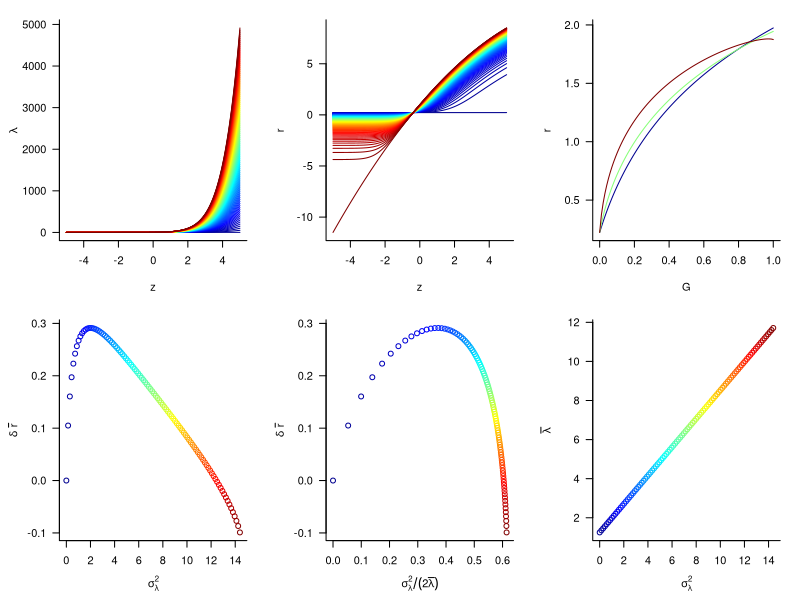
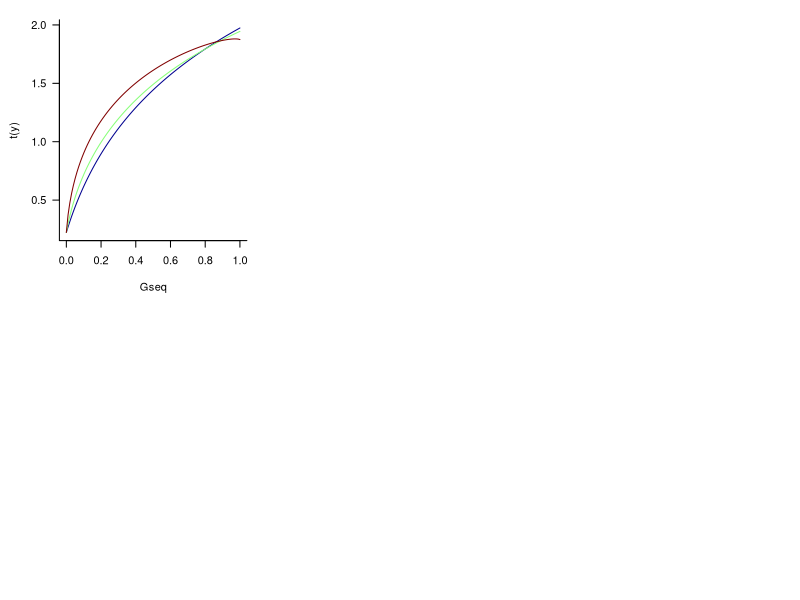
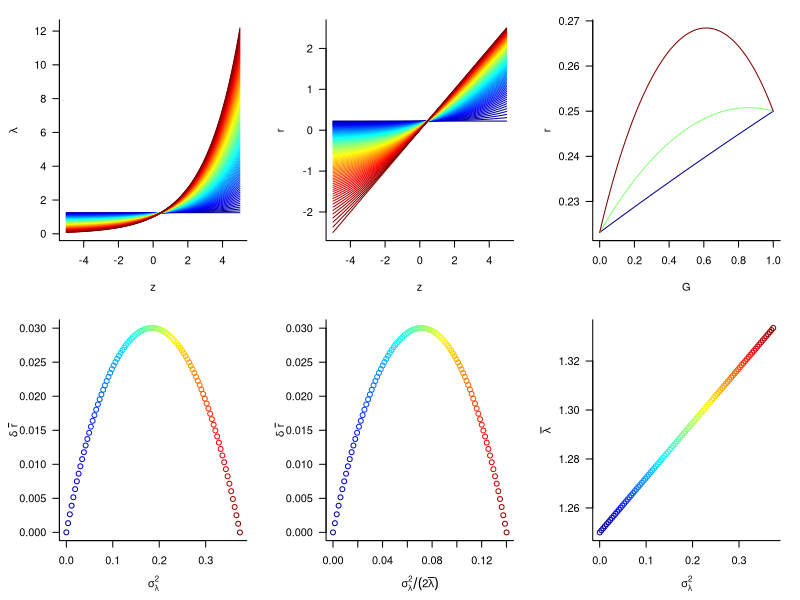
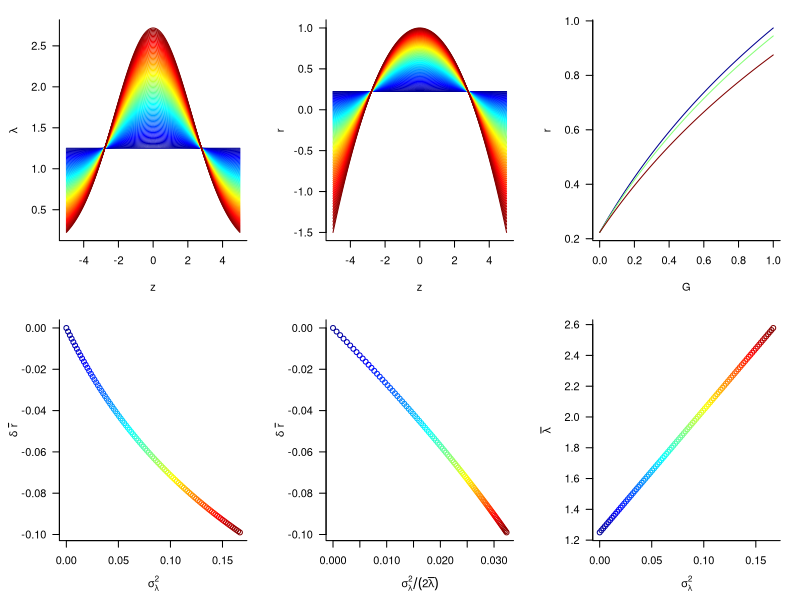
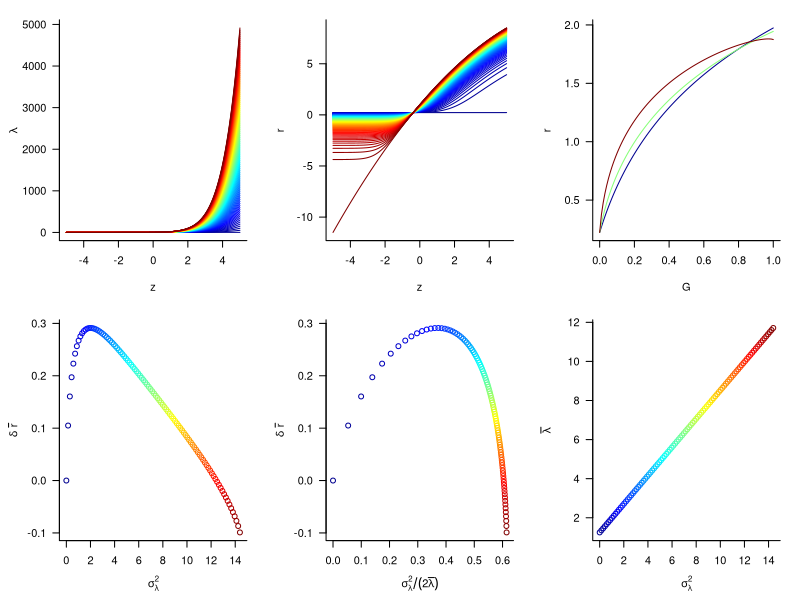
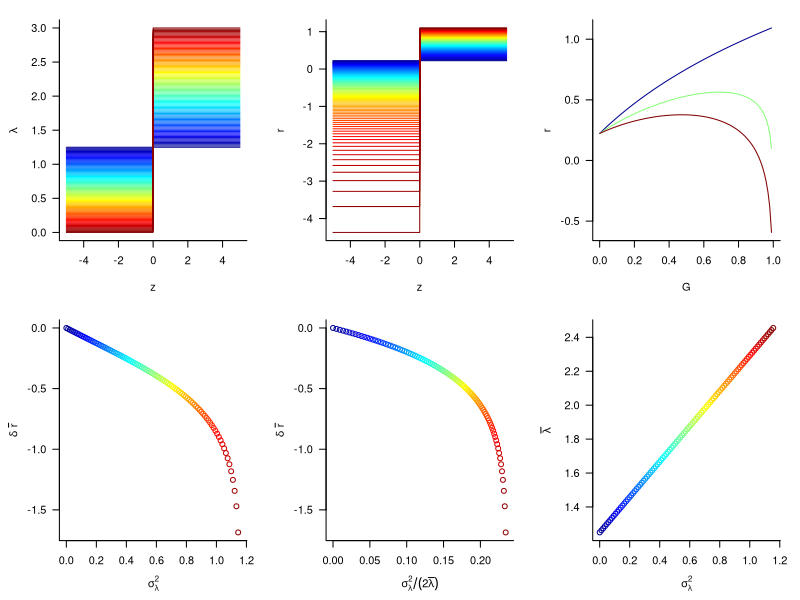
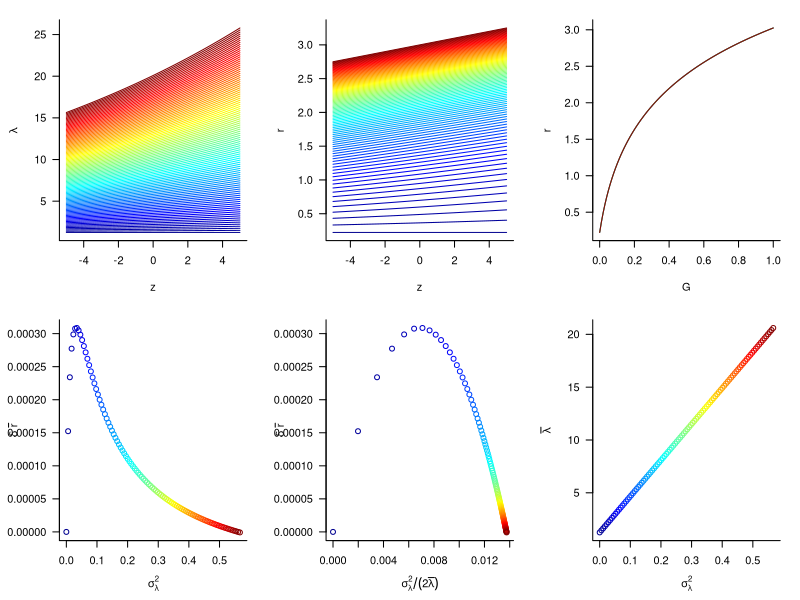
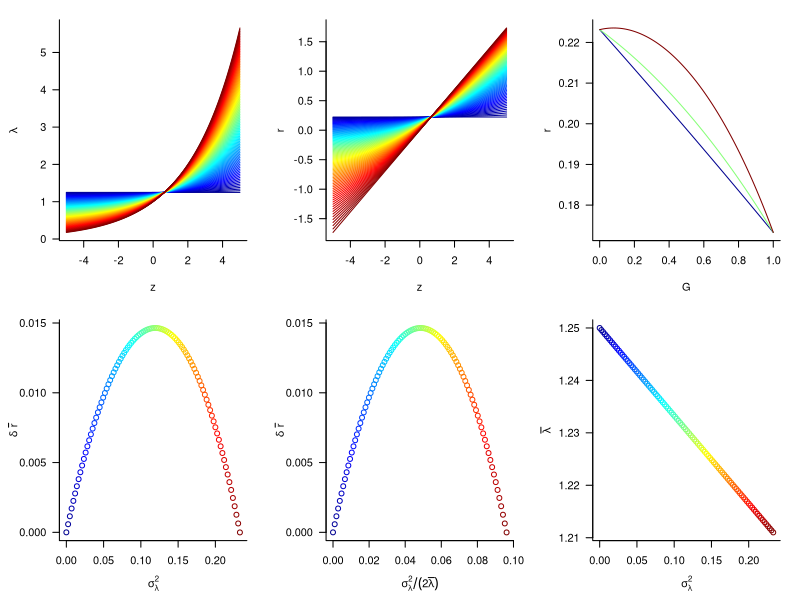

R code for these plots, in order: (Note: this script raises an error after producing the figures.)
###########################################################################
# Plot r~z and lambda~z for range of G values to test congruence between  #
# different bet-hedging definitions                                       #
###########################################################################

# Libraries ---------------------------------------------------------------

library(fields) # for tim.colors

# Functions ---------------------------------------------------------------

Lf <- function(z,G,S,YFUN){
  G*YFUN(z) + (1-G)*S
  }
  # Y functions defined below

estmu <- function(py,y){
  sum(py*y)/sum(py)
  }

estsd <- function(py,y){
  E_Y2 <- estmu(py,y^2)
  EY_2 <- estmu(py,y)^2
  sqrt(E_Y2-EY_2)
  # var(Y) = E[Y^2] - E[Y]^2
  }

Gmatplot <- function(y,...){
  ncol <- ncol(t(y))
  matplot(Gseq,t(y),type="l",lty=1, col=tim.colors(ncol)[1:ncol],...)
  }

# plot responses

Gcurveplot <- function(YFUN,log=T,...){
  gmat <- matrix(nr=nz,nc=nG)
  if(log==F) gmat[] <- sapply(Gseq,function(x) Lf(zseq,G=x,S,YFUN))
  if(log==T) gmat[] <- sapply(Gseq,function(x) log(Lf(zseq,G=x,S,YFUN)))
  matplot(zseq,gmat,col=Gcols,type="l",lty=1,
    xlab="z",ylab=ifelse(log==F,expression(lambda),"r")
    )
  }

# calculate growth statistics (for each combo of mu,sd,G)

growcalc <- function(YFUN){
  
  Lz <- array(dim=c(nz,nmu,nsd,nG))
  Lmu <- Lsd <- rmu <- rsd <- array(dim=c(nmu,nsd,nG))
  
  Lz[] <- Lf(zseq_full,Gseq_full,S,YFUN)
  
  for(i in 1:nmu){
    for(j in 1:nsd){
      for(k in 1:nG){
        Lmu[i,j,k] <- estmu(pz[,i,j,k],Lz[,i,j,k])
        Lsd[i,j,k] <- estsd(pz[,i,j,k],Lz[,i,j,k])
        rmu[i,j,k] <- estmu(pz[,i,j,k],log(Lz[,i,j,k]))
        rsd[i,j,k] <- estsd(pz[,i,j,k],log(Lz[,i,j,k]))
        }
      }
    }
  
  d_Lmu <- Lmu[,nsd,] - Lmu[,1,]
  d_Lsd <- Lsd[,nsd,] - Lsd[,1,]
  d_rmu <- rmu[,nsd,] - rmu[,1,] 
  d_rsd <- rsd[,nsd,] - rsd[,1,] 
  # additive
  
  m_Lmu <- Lmu[,nsd,] / Lmu[,1,]
  m_Lsd <- Lsd[,nsd,] / Lsd[,1,]
  m_rsd <- rsd[,nsd,] / rsd[,1,]
  # multiplicative
  
  list(Lz=Lz,
    Lmu=Lmu,Lsd=Lsd,rmu=rmu,rsd=rsd,
    d_Lmu=d_Lmu,d_Lsd=d_Lsd,d_rmu=d_rmu,d_rsd=d_rsd,
    m_Lmu=m_Lmu,m_Lsd=m_Lsd,m_rsd=m_rsd
    )
  
  }

# key plots

betplots <- function(g,YFUN){
  par(mfrow=c(2,3),bty="l",las=1,mar=c(4.5,4.5,1.5,1.5))
  Gcurveplot(YFUN,log=F)
  Gcurveplot(YFUN,log=T)
  
  Gmatplot(g$rmu[mupos,,],xlab="G",ylab="r")

  plot(g$d_rmu[mupos,]~g$Lsd[mupos,sdpos,],col=Gcols,
    xlab=expression(sigma[lambda]^2),
    ylab=expression(delta~bar(r))
    )
  
  plot(g$d_rmu[mupos,]~I(g$Lsd[mupos,sdpos,]/(2*g$Lmu[mupos,sdpos,])),col=Gcols,
    xlab=expression(sigma[lambda]^2/(2*bar(lambda))),
    ylab=expression(delta~bar(r))
    )
  
  plot(g$Lmu[mupos,sdpos,]~g$Lsd[mupos,sdpos,],col=Gcols,
    xlab=expression(sigma[lambda]^2),ylab=expression(bar(lambda))
    )
  }

# Parameters --------------------------------------------------------------

nz <- 10^3
zmin <- -5
zmax <- 5
zseq <- seq(zmin,zmax,length.out=nz)

nmu <- 5
zmu_min <- -1
zmu_max <- 1
zmuseq <- seq(zmu_min,zmu_max,length.out=nmu)

nsd <- 3
zsd_min <- 0.1
zsd_max <- 1
zsdseq <- seq(zsd_min,zsd_max,length.out=nsd)

nG <- 100
Gmin <- 0
Gmax <- 1
Gseq <- seq(Gmin,Gmax,length.out=nG)

S <- 1.25 # !!! CHANGED !!!
ntot <- nz*nmu*nsd*nG

# Generate climates -------------------------------------------------------

zseq_full <- zmuseq_full <- zsdseq_full <- Gseq_full <- array(dim=c(nz,nmu,nsd,nG))

zseq_full[] <- rep(zseq,times=nmu*nsd*nG)
zmuseq_full[] <- rep(rep(zmuseq,each=nz),times=nsd*nG)
zsdseq_full[] <- rep(rep(zsdseq,each=nz*nmu),times=nG)
Gseq_full[] <- rep(Gseq,each=nz*nmu*nsd)

pz <- array(dim=c(nz,nmu,nsd,nG))
pz[] <- dnorm(zseq_full,zmuseq_full,zsdseq_full)

# Calculate growth rates --------------------------------------------------

Y_exp <- function(z,beta=0.5){
  exp(beta*z)
  }

Y_expsq <- function(z,alpha=1,beta=0,gamma=-0.1){
  exp(alpha+beta*z+gamma*z^2)
  }

Y_quad <- function(z,alpha=1,beta=2,gamma=-0.1){
  exp(alpha+beta*z+gamma*z^2)
  }

Y_cohen <- function(z,tau=0,Y=3){
  ifelse(z<tau,0,Y)
  }

Y_lin <- function(z,alpha=3,beta=0.05){
  exp(alpha+beta*z)
  }

Y_sq <- function(z,beta=0.5){
  2^(beta*z)
  }

Y_sat <- function(z,alpha=1,beta=0.5){
  x <- exp(z)
  alpha*x/(beta+x)
  }

g_exp <- growcalc(Y_exp)
g_expsq <- growcalc(Y_expsq)
g_quad <- growcalc(Y_quad)
g_cohen <- growcalc(Y_cohen)
g_lin <- growcalc(Y_lin)
g_sq <- growcalc(Y_sq)
g_sat <- growcalc(Y_sat)

# Plot results ------------------------------------------------------------

mupos <- 4
sdpos <- 2
Gpos <- 1

Gcols <- tim.colors(nG)[1:nG] # red = higher G

# 1. G (trait)
# 2. Lsd (classic)
# 3. d_rmu (change)

Y_quad <- function(z,alpha=1,beta=2,gamma=-0.1){
  exp(alpha+beta*z+gamma*z^2)
  }
g_quad <- growcalc(Y_quad)
betplots(g_quad,Y_quad)
Gmatplot(g_quad$rmu[mupos,,])

betplots(g_exp,Y_exp)
betplots(g_expsq,Y_expsq)
betplots(g_quad,Y_quad)
betplots(g_cohen,Y_cohen)
betplots(g_lin,Y_lin)
betplots(g_sq,Y_sq)
betplots(g_sat,Y_sat)

### G plots

# Raw outputs

par(mfrow=c(1,1))
Gmatplot(g_exp$Lmu[mupos,,])
Gmatplot(Lsd[mupos,,])
Gmatplot(Lsd[mupos,,]/(2*Lmu[mupos,,]))
Gmatplot(g_exp$rmu[mupos,,])
Gmatplot(rsd[mupos,,])

Gmatplot(Lmu[,sdpos,])
Gmatplot(Lsd[,sdpos,])
Gmatplot(Lsd[,sdpos,]/(2*Lmu[,sdpos,]))
Gmatplot(rsd[,sdpos,])

# Changes in variable environment

Gmatplot(d_Lmu[,])
Gmatplot(d_Lsd[,])
Gmatplot(d_rmu[,],ylab=expression(delta~bar(r)))
Gmatplot(d_rsd[,])

Gmatplot(m_Lmu[,])
Gmatplot(m_Lsd[,])
Gmatplot(m_rsd[,])

### Change Vs lambda variance

plot(d_rmu[mupos,]~Lsd[mupos,1,],col=Gcols,
  xlab=expression(sigma[lambda]^2),
  ylab=expression(delta~bar(r))
  )

plot(d_rmu[mupos,]~Lmu[mupos,1,],col=Gcols,
  xlab=expression(bar(lambda)),
  ylab=expression(delta~bar(r))
  )

plot(d_rmu[mupos,]~I(Lsd[mupos,1,]/(2*Lmu[mupos,1,])),col=Gcols,
  xlab=expression(sigma[lambda]^2/(2*bar(lambda))),
  ylab=expression(delta~bar(r))
  )

plot(Lmu[mupos,sdpos,]~Lsd[mupos,sdpos,],col=Gcols)

### Summary

# G != Lmu (analytical; known?)
# G = Lsd (known)
# G != d_rmu (known?)
# Lsd != d_rmu (new)

# Invasion analyses -------------------------------------------------------

rdiffplot <- function(YFUN){
  par(mfrow=c(1,1))
  plot(I(log(Lf(zseq,G=0.5,S,YFUN))-log(Lf(zseq,G=1,S,YFUN)))~zseq,type="l")
  lines(I(log(Lf(zseq,G=0.5,S,YFUN))-log(Lf(zseq,G=0,S,YFUN)))~zseq,lty=2)
  abline(h=0,col="red",lty=3)
  }

rdiffplot(Y_exp)
  # area over 0 is smaller than area under 0
  # (for certain mean z)
  # maximum fitness is gained by tracing along top lines 
  # (full information / plasticity)
betplots(g_exp,Y_exp)

rdiffplot(Y_expsq)

# Intuitive scenarios -----------------------------------------------------

expscen <- rbind(c(1,2,4),rev(c(1,2,4)))
linscen <- rbind(c(1,2,3),rev(c(1,2,3)))
satscen <- rbind(c(1,3,4),rev(c(1,3,4)))

prod(expscen[1,])
prod(apply(expscen,2,mean))

mean(expscen[1,])
mean(apply(expscen,2,mean))

sd(expscen[1,])
sd(apply(expscen,2,mean))


prod(linscen[1,])
prod(apply(linscen,2,mean))

mean(linscen[1,])
mean(apply(linscen,2,mean))

sd(linscen[1,])
sd(apply(linscen,2,mean))


prod(satscen[1,])
prod(apply(satscen,2,mean))

mean(satscen[1,])
mean(apply(satscen,2,mean))

sd(satscen[1,])
sd(apply(satscen,2,mean))



madscen <- rbind(c(1,3,4),c(0.25,3,15))

prod(madscen[1,])
prod(madscen[2,])
prod(apply(madscen,2,mean))

mean(madscen[1,])
mean(madscen[2,])
mean(apply(madscen,2,mean))

sd(madscen[1,])
sd(madscen[2,])
sd(apply(madscen,2,mean))
  
plot(c(2,16))
points(c(4,8),pch=2)
  # (4,8)->(3,12): 0.75 < 1.50
  # (2,16)->(3,12): 1.50 > 0.75
2*16; 4*8; 3*12
  # mixed -> more variance, 
mean(c(2,16))
mean(c(4,8))
mean(c(3,12))

# two convex

a <- 2^(1:3)
b <- 2^(c(-6,2,10))
c <- apply(rbind(a,b),2,mean)
m <- a/b
log(m[3])+log(m[1])
matplot(cbind(a,b,c),pch=1)
prod(a)
prod(b)
prod(c)
(2^2)^3
  # var env -> mixing improves, others don't
log2(c)
plot(a,b)
cor.test(a,b)

p <- seq(0,1,length.out=100)
f1 <- log(p*a[1]+(1-p)*b[1])
f2 <- log(p*a[3]+(1-p)*b[3])
fm <- f1 + f2
matplot(qlogis(p),cbind(f1,f2),type="l",lty=1)
points(f2~qlogis(p),col="red")
plot(exp(f1)~qlogis(p))
plot(exp(f2)~p)
plot(fm~p)

# convex / concave

a <- 2^(1:3)
b <- 2^(c(1.5,3,1.5))
c <- apply(rbind(a,b),2,mean)
matplot(cbind(a,b,c),pch=1)
prod(a)
prod(b)
prod(c)
a[2]^3
b[2]^3
c[2]^3

# convex / flat 

a <- 2^(1:3)
b <- 2^c(2,2,2)
c <- apply(rbind(a,b),2,mean)
matplot(cbind(a,b,c),pch=1)
matplot(log(cbind(a,b,c)),pch=1)
prod(a)
prod(b)
prod(c)
a[2]^3
b[2]^3
c[2]^3

# concave / flat 

a <- 2^c(0,3,3)
b <- 2^c(2,2,2)
c <- apply(rbind(a,b),2,mean)
matplot(cbind(a,b,c),pch=1)
matplot(log(cbind(a,b,c)),pch=1)
prod(a)
prod(b)
prod(c)
a[2]^3
b[2]^3
c[2]^3

# two concave

a <- 2^(c(1.5,3,1.5))
b <- 2^(c(0,6,0))
c <- apply(rbind(a,b),2,mean)
matplot(cbind(a,b,c),pch=1)
matplot(log(cbind(a,b,c)),pch=1)
prod(a)
prod(b)
prod(c)
a[2]^3
b[2]^3
c[2]^3

# two concave 2

a <- 2^(c(3,3,0))
b <- 2^(c(0,3,3))
c <- apply(rbind(a,b),2,mean)
matplot(cbind(a,b,c),pch=1)
matplot(log(cbind(a,b,c)),pch=1)
prod(a)
prod(b)
prod(c)
a[2]^3
b[2]^3
c[2]^3
